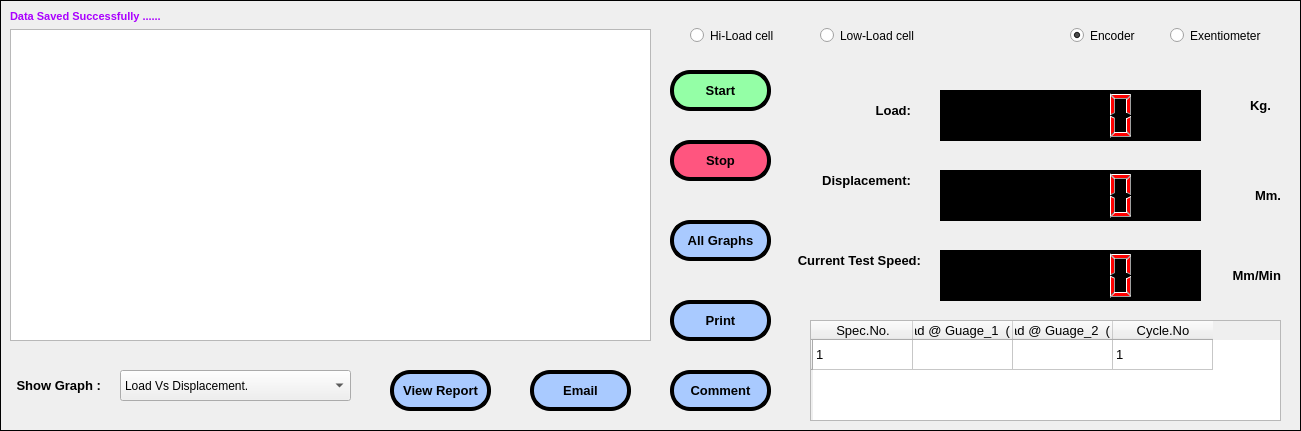
    <widget class="QFrame" name="frame_3">
     <property name="geometry">
      <rect>
       <x>10</x>
       <y>260</y>
       <width>1301</width>
       <height>431</height>
      </rect>
     </property>
     <property name="frameShape">
      <enum>QFrame::Box</enum>
     </property>
     <property name="frameShadow">
      <enum>QFrame::Plain</enum>
     </property>
     <property name="lineWidth">
      <number>1</number>
     </property>
     <widget class="QPushButton" name="pushButton_7">
      <property name="geometry">
       <rect>
        <x>670</x>
        <y>140</y>
        <width>101</width>
        <height>41</height>
       </rect>
      </property>
      <property name="font">
       <font>
        <family>Arial</family>
        <pointsize>10</pointsize>
        <weight>75</weight>
        <bold>true</bold>
       </font>
      </property>
      <property name="cursor">
       <cursorShape>ArrowCursor</cursorShape>
      </property>
      <property name="styleSheet">
       <string notr="true">background-color: rgb(255, 85, 127);
border-radius:20px;
border-color: rgb(0, 0, 0);
border-style:outset;
border-width:4px;</string>
      </property>
      <property name="text">
       <string>Stop</string>
      </property>
      <property name="flat">
       <bool>false</bool>
      </property>
     </widget>
     <widget class="QPushButton" name="pushButton_11">
      <property name="geometry">
       <rect>
        <x>670</x>
        <y>70</y>
        <width>101</width>
        <height>41</height>
       </rect>
      </property>
      <property name="font">
       <font>
        <family>Arial</family>
        <pointsize>10</pointsize>
        <weight>75</weight>
        <bold>true</bold>
       </font>
      </property>
      <property name="cursor">
       <cursorShape>ArrowCursor</cursorShape>
      </property>
      <property name="styleSheet">
       <string notr="true">border-radius:20px;
color: rgb(0, 0, 0);
background-color: rgb(148, 255, 166);
border-color: rgb(0, 0, 0);
border-style:outset;
border-width:4px;</string>
      </property>
      <property name="text">
       <string>Start</string>
      </property>
      <property name="flat">
       <bool>false</bool>
      </property>
     </widget>
     <widget class="QPushButton" name="pushButton_12">
      <property name="geometry">
       <rect>
        <x>670</x>
        <y>220</y>
        <width>101</width>
        <height>41</height>
       </rect>
      </property>
      <property name="font">
       <font>
        <family>Arial</family>
        <pointsize>10</pointsize>
        <weight>75</weight>
        <bold>true</bold>
       </font>
      </property>
      <property name="cursor">
       <cursorShape>ArrowCursor</cursorShape>
      </property>
      <property name="styleSheet">
       <string notr="true">background-color: rgb(169, 202, 255);
border-radius:20px;
border-color: rgb(0, 0, 0);
border-style:outset;
border-width:4px;</string>
      </property>
      <property name="text">
       <string>All Graphs</string>
      </property>
      <property name="flat">
       <bool>false</bool>
      </property>
     </widget>
     <widget class="QPushButton" name="pushButton_13">
      <property name="geometry">
       <rect>
        <x>390</x>
        <y>370</y>
        <width>101</width>
        <height>41</height>
       </rect>
      </property>
      <property name="font">
       <font>
        <family>Arial</family>
        <pointsize>10</pointsize>
        <weight>75</weight>
        <bold>true</bold>
       </font>
      </property>
      <property name="cursor">
       <cursorShape>ArrowCursor</cursorShape>
      </property>
      <property name="styleSheet">
       <string notr="true">background-color: rgb(169, 202, 255);
border-radius:20px;
border-color: rgb(0, 0, 0);
border-style:outset;
border-width:4px;</string>
      </property>
      <property name="text">
       <string>View Report</string>
      </property>
      <property name="flat">
       <bool>false</bool>
      </property>
     </widget>
     <widget class="QPushButton" name="pushButton_14">
      <property name="geometry">
       <rect>
        <x>530</x>
        <y>370</y>
        <width>101</width>
        <height>41</height>
       </rect>
      </property>
      <property name="font">
       <font>
        <family>Arial</family>
        <pointsize>10</pointsize>
        <weight>75</weight>
        <bold>true</bold>
       </font>
      </property>
      <property name="cursor">
       <cursorShape>ArrowCursor</cursorShape>
      </property>
      <property name="styleSheet">
       <string notr="true">background-color: rgb(169, 202, 255);
border-radius:20px;
border-color: rgb(0, 0, 0);
border-style:outset;
border-width:4px;</string>
      </property>
      <property name="text">
       <string>Email</string>
      </property>
      <property name="flat">
       <bool>false</bool>
      </property>
     </widget>
     <widget class="QPushButton" name="pushButton_15">
      <property name="geometry">
       <rect>
        <x>670</x>
        <y>370</y>
        <width>101</width>
        <height>41</height>
       </rect>
      </property>
      <property name="font">
       <font>
        <family>Arial</family>
        <pointsize>10</pointsize>
        <weight>75</weight>
        <bold>true</bold>
       </font>
      </property>
      <property name="cursor">
       <cursorShape>ArrowCursor</cursorShape>
      </property>
      <property name="styleSheet">
       <string notr="true">background-color: rgb(169, 202, 255);
border-radius:20px;
border-color: rgb(0, 0, 0);
border-style:outset;
border-width:4px;</string>
      </property>
      <property name="text">
       <string>Comment</string>
      </property>
      <property name="flat">
       <bool>false</bool>
      </property>
     </widget>
     <widget class="QLabel" name="label_33">
      <property name="geometry">
       <rect>
        <x>10</x>
        <y>370</y>
        <width>91</width>
        <height>31</height>
       </rect>
      </property>
      <property name="font">
       <font>
        <family>Arial</family>
        <pointsize>10</pointsize>
        <weight>75</weight>
        <bold>true</bold>
       </font>
      </property>
      <property name="styleSheet">
       <string notr="true"/>
      </property>
      <property name="text">
       <string>Show Graph :</string>
      </property>
      <property name="alignment">
       <set>Qt::AlignRight|Qt::AlignTrailing|Qt::AlignVCenter</set>
      </property>
     </widget>
     <widget class="QRadioButton" name="radioButton_3">
      <property name="geometry">
       <rect>
        <x>1070</x>
        <y>20</y>
        <width>81</width>
        <height>31</height>
       </rect>
      </property>
      <property name="text">
       <string>Encoder</string>
      </property>
      <property name="checked">
       <bool>true</bool>
      </property>
     </widget>
     <widget class="QRadioButton" name="radioButton_4">
      <property name="geometry">
       <rect>
        <x>1170</x>
        <y>20</y>
        <width>111</width>
        <height>31</height>
       </rect>
      </property>
      <property name="text">
       <string>Exentiometer</string>
      </property>
     </widget>
     <widget class="QTableWidget" name="tableWidget">
      <property name="geometry">
       <rect>
        <x>810</x>
        <y>320</y>
        <width>471</width>
        <height>101</height>
       </rect>
      </property>
      <row>
       <property name="text">
        <string/>
       </property>
      </row>
      <column>
       <property name="text">
        <string>Spec.No.</string>
       </property>
       <property name="font">
        <font>
         <family>Arial</family>
         <pointsize>10</pointsize>
        </font>
       </property>
      </column>
      <column>
       <property name="text">
        <string>Load @ Guage_1  (Kg)</string>
       </property>
       <property name="font">
        <font>
         <family>Arial</family>
         <pointsize>10</pointsize>
        </font>
       </property>
      </column>
      <column>
       <property name="text">
        <string>Load @ Guage_2  (Kg)</string>
       </property>
       <property name="font">
        <font>
         <family>Arial</family>
         <pointsize>10</pointsize>
        </font>
       </property>
      </column>
      <column>
       <property name="text">
        <string>Cycle.No</string>
       </property>
       <property name="font">
        <font>
         <family>Arial</family>
         <pointsize>10</pointsize>
        </font>
       </property>
      </column>
      <item row="0" column="0">
       <property name="text">
        <string>1</string>
       </property>
       <property name="font">
        <font>
         <family>Arial</family>
         <pointsize>10</pointsize>
        </font>
       </property>
      </item>
      <item row="0" column="1">
       <property name="text">
        <string/>
       </property>
       <property name="font">
        <font>
         <family>Arial</family>
         <pointsize>10</pointsize>
        </font>
       </property>
      </item>
      <item row="0" column="3">
       <property name="text">
        <string>1</string>
       </property>
       <property name="font">
        <font>
         <family>Arial</family>
         <pointsize>10</pointsize>
        </font>
       </property>
      </item>
     </widget>
     <widget class="QPushButton" name="pushButton_16">
      <property name="geometry">
       <rect>
        <x>670</x>
        <y>300</y>
        <width>101</width>
        <height>41</height>
       </rect>
      </property>
      <property name="font">
       <font>
        <family>Arial</family>
        <pointsize>10</pointsize>
        <weight>75</weight>
        <bold>true</bold>
       </font>
      </property>
      <property name="cursor">
       <cursorShape>ArrowCursor</cursorShape>
      </property>
      <property name="styleSheet">
       <string notr="true">background-color: rgb(169, 202, 255);
border-radius:20px;
border-color: rgb(0, 0, 0);
border-style:outset;
border-width:4px;</string>
      </property>
      <property name="text">
       <string>Print</string>
      </property>
      <property name="flat">
       <bool>false</bool>
      </property>
     </widget>
     <widget class="QLabel" name="label_39">
      <property name="geometry">
       <rect>
        <x>800</x>
        <y>90</y>
        <width>111</width>
        <height>41</height>
       </rect>
      </property>
      <property name="font">
       <font>
        <family>Arial</family>
        <pointsize>10</pointsize>
        <weight>75</weight>
        <bold>true</bold>
       </font>
      </property>
      <property name="styleSheet">
       <string notr="true"/>
      </property>
      <property name="text">
       <string>Load:</string>
      </property>
      <property name="alignment">
       <set>Qt::AlignRight|Qt::AlignTrailing|Qt::AlignVCenter</set>
      </property>
     </widget>
     <widget class="QLabel" name="label_40">
      <property name="geometry">
       <rect>
        <x>810</x>
        <y>160</y>
        <width>101</width>
        <height>41</height>
       </rect>
      </property>
      <property name="font">
       <font>
        <family>Arial</family>
        <pointsize>10</pointsize>
        <weight>75</weight>
        <bold>true</bold>
       </font>
      </property>
      <property name="styleSheet">
       <string notr="true"/>
      </property>
      <property name="text">
       <string>Displacement:</string>
      </property>
      <property name="alignment">
       <set>Qt::AlignRight|Qt::AlignTrailing|Qt::AlignVCenter</set>
      </property>
     </widget>
     <widget class="QLCDNumber" name="lcdNumber">
      <property name="geometry">
       <rect>
        <x>940</x>
        <y>90</y>
        <width>261</width>
        <height>51</height>
       </rect>
      </property>
      <property name="styleSheet">
       <string notr="true">color: rgb(255, 0, 0);
background-color: rgb(0, 0, 0);</string>
      </property>
     </widget>
     <widget class="QLabel" name="label_41">
      <property name="geometry">
       <rect>
        <x>1230</x>
        <y>90</y>
        <width>41</width>
        <height>31</height>
       </rect>
      </property>
      <property name="font">
       <font>
        <family>Arial</family>
        <pointsize>10</pointsize>
        <weight>75</weight>
        <bold>true</bold>
       </font>
      </property>
      <property name="styleSheet">
       <string notr="true"/>
      </property>
      <property name="text">
       <string>Kg.</string>
      </property>
      <property name="alignment">
       <set>Qt::AlignRight|Qt::AlignTrailing|Qt::AlignVCenter</set>
      </property>
     </widget>
     <widget class="QLCDNumber" name="lcdNumber_2">
      <property name="geometry">
       <rect>
        <x>940</x>
        <y>170</y>
        <width>261</width>
        <height>51</height>
       </rect>
      </property>
      <property name="styleSheet">
       <string notr="true">color: rgb(255, 0, 0);
background-color: rgb(0, 0, 0);</string>
      </property>
     </widget>
     <widget class="QLabel" name="label_42">
      <property name="geometry">
       <rect>
        <x>1230</x>
        <y>180</y>
        <width>51</width>
        <height>31</height>
       </rect>
      </property>
      <property name="font">
       <font>
        <family>Arial</family>
        <pointsize>10</pointsize>
        <weight>75</weight>
        <bold>true</bold>
       </font>
      </property>
      <property name="styleSheet">
       <string notr="true"/>
      </property>
      <property name="text">
       <string>Mm.</string>
      </property>
      <property name="alignment">
       <set>Qt::AlignRight|Qt::AlignTrailing|Qt::AlignVCenter</set>
      </property>
     </widget>
     <widget class="QLabel" name="label_43">
      <property name="geometry">
       <rect>
        <x>790</x>
        <y>240</y>
        <width>131</width>
        <height>41</height>
       </rect>
      </property>
      <property name="font">
       <font>
        <family>Arial</family>
        <pointsize>10</pointsize>
        <weight>75</weight>
        <bold>true</bold>
       </font>
      </property>
      <property name="styleSheet">
       <string notr="true"/>
      </property>
      <property name="text">
       <string>Current Test Speed:</string>
      </property>
      <property name="alignment">
       <set>Qt::AlignRight|Qt::AlignTrailing|Qt::AlignVCenter</set>
      </property>
     </widget>
     <widget class="QLCDNumber" name="lcdNumber_3">
      <property name="geometry">
       <rect>
        <x>940</x>
        <y>250</y>
        <width>261</width>
        <height>51</height>
       </rect>
      </property>
      <property name="styleSheet">
       <string notr="true">color: rgb(255, 0, 0);
background-color: rgb(0, 0, 0);</string>
      </property>
     </widget>
     <widget class="QLabel" name="label_44">
      <property name="geometry">
       <rect>
        <x>1220</x>
        <y>260</y>
        <width>61</width>
        <height>31</height>
       </rect>
      </property>
      <property name="font">
       <font>
        <family>Arial</family>
        <pointsize>10</pointsize>
        <weight>75</weight>
        <bold>true</bold>
       </font>
      </property>
      <property name="styleSheet">
       <string notr="true"/>
      </property>
      <property name="text">
       <string>Mm/Min</string>
      </property>
      <property name="alignment">
       <set>Qt::AlignRight|Qt::AlignTrailing|Qt::AlignVCenter</set>
      </property>
     </widget>
     <widget class="QComboBox" name="comboBox_4">
      <property name="geometry">
       <rect>
        <x>120</x>
        <y>370</y>
        <width>231</width>
        <height>31</height>
       </rect>
      </property>
      <item>
       <property name="text">
        <string>Load Vs Displacement.</string>
       </property>
      </item>
     </widget>
     <widget class="QWidget" name="layoutWidget">
      <property name="geometry">
       <rect>
        <x>10</x>
        <y>10</y>
        <width>641</width>
        <height>331</height>
       </rect>
      </property>
      <layout class="QGridLayout" name="gridLayout">
       <item row="0" column="0">
        <widget class="QLabel" name="label_49">
         <property name="font">
          <font>
           <family>Arial</family>
           <pointsize>8</pointsize>
           <weight>75</weight>
           <bold>true</bold>
           <underline>false</underline>
          </font>
         </property>
         <property name="styleSheet">
          <string notr="true">color: rgb(170, 0, 255);</string>
         </property>
         <property name="text">
          <string>Data Saved Successfully ......</string>
         </property>
         <property name="alignment">
          <set>Qt::AlignLeading|Qt::AlignLeft|Qt::AlignVCenter</set>
         </property>
        </widget>
       </item>
       <item row="1" column="0">
        <widget class="QGraphicsView" name="graphicsView"/>
       </item>
      </layout>
     </widget>
     <widget class="QRadioButton" name="radioButton">
      <property name="geometry">
       <rect>
        <x>690</x>
        <y>20</y>
        <width>101</width>
        <height>31</height>
       </rect>
      </property>
      <property name="text">
       <string>Hi-Load cell</string>
      </property>
     </widget>
     <widget class="QRadioButton" name="radioButton_2">
      <property name="geometry">
       <rect>
        <x>820</x>
        <y>20</y>
        <width>101</width>
        <height>31</height>
       </rect>
      </property>
      <property name="text">
       <string>Low-Load cell</string>
      </property>
     </widget>
    </widget>
